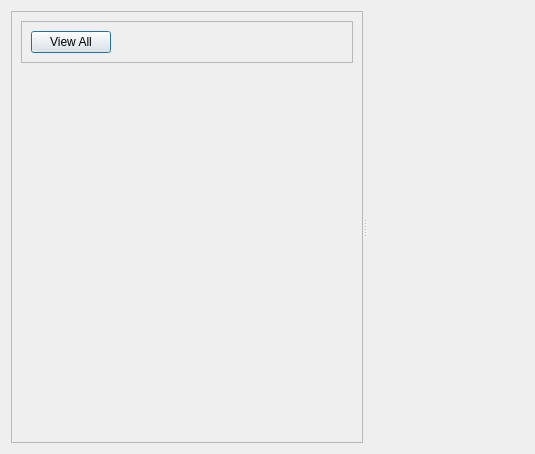
<?xml version="1.0" encoding="UTF-8"?>
<ui version="4.0">
 <class>GraphicsWindowDialog</class>
 <widget class="QDialog" name="GraphicsWindowDialog">
  <property name="geometry">
   <rect>
    <x>0</x>
    <y>0</y>
    <width>535</width>
    <height>454</height>
   </rect>
  </property>
  <property name="windowTitle">
   <string>Dialog</string>
  </property>
  <layout class="QHBoxLayout" name="horizontalLayout">
   <item>
    <widget class="QSplitter" name="splitter">
     <property name="orientation">
      <enum>Qt::Horizontal</enum>
     </property>
     <widget class="QFrame" name="interfaceFrame">
      <property name="frameShape">
       <enum>QFrame::StyledPanel</enum>
      </property>
      <property name="frameShadow">
       <enum>QFrame::Raised</enum>
      </property>
      <layout class="QVBoxLayout" name="verticalLayout">
       <item>
        <widget class="QFrame" name="frame">
         <property name="frameShape">
          <enum>QFrame::StyledPanel</enum>
         </property>
         <property name="frameShadow">
          <enum>QFrame::Raised</enum>
         </property>
         <layout class="QHBoxLayout" name="horizontalLayout_2">
          <item>
           <widget class="QPushButton" name="viewAllPushButton">
            <property name="text">
             <string>View All</string>
            </property>
           </widget>
          </item>
          <item>
           <spacer name="horizontalSpacer">
            <property name="orientation">
             <enum>Qt::Horizontal</enum>
            </property>
            <property name="sizeHint" stdset="0">
             <size>
              <width>105</width>
              <height>20</height>
             </size>
            </property>
           </spacer>
          </item>
         </layout>
        </widget>
       </item>
       <item>
        <spacer name="verticalSpacer">
         <property name="orientation">
          <enum>Qt::Vertical</enum>
         </property>
         <property name="sizeHint" stdset="0">
          <size>
           <width>20</width>
           <height>40</height>
          </size>
         </property>
        </spacer>
       </item>
      </layout>
     </widget>
     <widget class="QWidget" name="widget" native="true"/>
    </widget>
   </item>
  </layout>
 </widget>
 <resources/>
 <connections/>
</ui>
